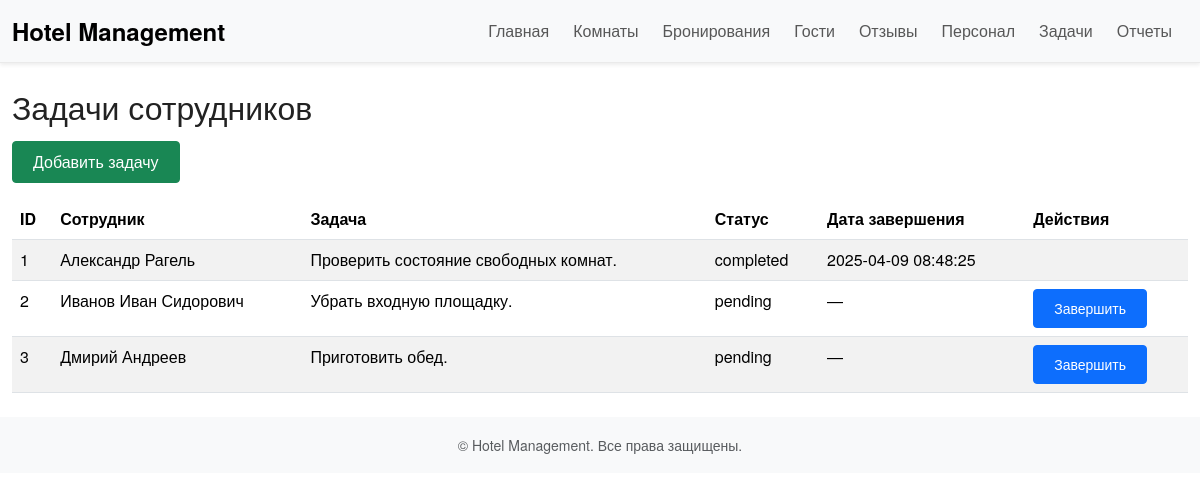
The page /tasks on the database its author committed.
### tables this page shows
CREATE TABLE task_reports (
            id INTEGER PRIMARY KEY AUTOINCREMENT,
            staff_id INTEGER NOT NULL,       -- Связь с таблицей сотрудников
            task TEXT NOT NULL,              -- Описание задачи
            status TEXT DEFAULT 'pending',   -- Статус задачи: pending, completed
            completed_at DATETIME,           -- Дата завершения задачи
            FOREIGN KEY (staff_id) REFERENCES staff(id) ON DELETE CASCADE
        );

CREATE TABLE staff (
            id INTEGER PRIMARY KEY AUTOINCREMENT,
            name TEXT NOT NULL,
            role TEXT,
            tasks TEXT
        );

### app.py (the view, shortened to what this page needs)
@app.route('/tasks', methods=['GET', 'POST'])
def manage_tasks():
    conn = get_db_connection()
    tasks = conn.execute('''
        SELECT task_reports.id,
               staff.name AS staff_name,
               task_reports.task,
               task_reports.status,
               task_reports.completed_at
        FROM task_reports
        LEFT JOIN staff ON task_reports.staff_id = staff.id
        ORDER BY task_reports.id
    ''').fetchall()
    staff = conn.execute('SELECT * FROM staff').fetchall()
    conn.close()
    return render_template('tasks.html', tasks=tasks, staff=staff)

### app.py (called while the page is built)
def get_db_connection():
    conn = sqlite3.connect(DATABASE)
    conn.row_factory = sqlite3.Row  # позволит обращаться по именам столбцов
    return conn

### templates/tasks.html (shortened to what this page needs)
{% extends 'base.html' %}
{% block content %}
<h2>Задачи сотрудников</h2>
<a href="{{ url_for('add_task') }}" class="btn btn-success mb-3">Добавить задачу</a>
<table class="table table-striped table-hover">
  <thead>
    <tr>
      <th>ID</th>
      <th>Сотрудник</th>
      <th>Задача</th>
      <th>Статус</th>
      <th>Дата завершения</th>
      <th>Действия</th>
    </tr>
  </thead>
  <tbody>
    {% for task in tasks %}
    <tr>
      <td>{{ task['id'] }}</td>
      <td>{{ task['staff_name'] }}</td>
      <td>{{ task['task'] }}</td>
      <td>{{ task['status'] }}</td>
      <td>{{ task['completed_at'] or '—' }}</td>
      <td>
        {% if task['status'] == 'pending' %}
        <form action="{{ url_for('complete_task', task_id=task['id']) }}" method="post" style="display:inline;">
          <button type="submit" class="btn btn-primary btn-sm">Завершить</button>
        </form>
        {% endif %}
      </td>
    </tr>
    {% endfor %}
  </tbody>
</table>
{% endblock %}

### static/css/style.css (style rules this page uses)
html, body { background-color: #ffffff; color: #333333; font-family: 'Helvetica Neue', Arial, sans-serif; margin: 0; padding: 0; }
h1, h2, h3, h4, h5, h6 { font-weight: 300; color: #222222; margin-bottom: 1rem; }
.btn { border-radius: 0.25rem; padding: 0.5rem 1.25rem; }

### rows shown on the page
task_reports: id "1", staff_name "Александр Рагель", task "Проверить состояние свободных комнат.", status "completed", completed_at "2025-04-09 08:48:25"
task_reports: id "2", staff_name "Иванов Иван Сидорович", task "Убрать входную площадку.", status "pending", task "—"
task_reports: id "3", staff_name "Дмирий Андреев", task "Приготовить обед.", status "pending", task "—"
